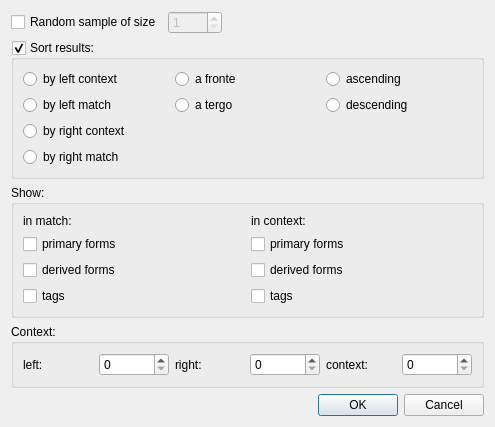
<?xml version="1.0" encoding="UTF-8"?>
<ui version="4.0">
 <class>PoliqarpSettingsDialog</class>
 <widget class="QDialog" name="PoliqarpSettingsDialog">
  <property name="geometry">
   <rect>
    <x>0</x>
    <y>0</y>
    <width>495</width>
    <height>427</height>
   </rect>
  </property>
  <property name="windowTitle">
   <string>Search options</string>
  </property>
  <layout class="QVBoxLayout" name="verticalLayout">
   <item>
    <layout class="QHBoxLayout" name="horizontalLayout">
     <item>
      <widget class="QCheckBox" name="randomSampleCheck">
       <property name="text">
        <string>Random sample of size</string>
       </property>
      </widget>
     </item>
     <item>
      <widget class="QSpinBox" name="randomSampleSpin">
       <property name="enabled">
        <bool>false</bool>
       </property>
       <property name="minimum">
        <number>1</number>
       </property>
       <property name="maximum">
        <number>1000</number>
       </property>
      </widget>
     </item>
     <item>
      <spacer name="horizontalSpacer">
       <property name="orientation">
        <enum>Qt::Horizontal</enum>
       </property>
       <property name="sizeHint" stdset="0">
        <size>
         <width>40</width>
         <height>20</height>
        </size>
       </property>
      </spacer>
     </item>
    </layout>
   </item>
   <item>
    <widget class="QGroupBox" name="sortGroup">
     <property name="title">
      <string>Sort results:</string>
     </property>
     <property name="checkable">
      <bool>true</bool>
     </property>
     <layout class="QGridLayout" name="gridLayout">
      <item row="0" column="0">
       <widget class="QRadioButton" name="leftContextSortRadio">
        <property name="text">
         <string>by left context</string>
        </property>
        <attribute name="buttonGroup">
         <string notr="true">sortColumnGroup</string>
        </attribute>
       </widget>
      </item>
      <item row="0" column="1">
       <widget class="QRadioButton" name="afronteSortRadio">
        <property name="text">
         <string>a fronte</string>
        </property>
        <attribute name="buttonGroup">
         <string notr="true">sortTypeGroup</string>
        </attribute>
       </widget>
      </item>
      <item row="0" column="2">
       <widget class="QRadioButton" name="ascendingSortRadio">
        <property name="text">
         <string>ascending</string>
        </property>
        <attribute name="buttonGroup">
         <string notr="true">sortDirectionGroup</string>
        </attribute>
       </widget>
      </item>
      <item row="1" column="0">
       <widget class="QRadioButton" name="leftMatchSortRadio">
        <property name="text">
         <string>by left match</string>
        </property>
        <attribute name="buttonGroup">
         <string notr="true">sortColumnGroup</string>
        </attribute>
       </widget>
      </item>
      <item row="1" column="1">
       <widget class="QRadioButton" name="atergoSortRadio">
        <property name="text">
         <string>a tergo</string>
        </property>
        <attribute name="buttonGroup">
         <string notr="true">sortTypeGroup</string>
        </attribute>
       </widget>
      </item>
      <item row="1" column="2">
       <widget class="QRadioButton" name="descendingSortRadio">
        <property name="text">
         <string>descending</string>
        </property>
        <attribute name="buttonGroup">
         <string notr="true">sortDirectionGroup</string>
        </attribute>
       </widget>
      </item>
      <item row="2" column="0">
       <widget class="QRadioButton" name="rightContextSortRadio">
        <property name="text">
         <string>by right context</string>
        </property>
        <attribute name="buttonGroup">
         <string notr="true">sortColumnGroup</string>
        </attribute>
       </widget>
      </item>
      <item row="3" column="0">
       <widget class="QRadioButton" name="rightMatchSortRadio">
        <property name="text">
         <string>by right match</string>
        </property>
        <attribute name="buttonGroup">
         <string notr="true">sortColumnGroup</string>
        </attribute>
       </widget>
      </item>
     </layout>
    </widget>
   </item>
   <item>
    <widget class="QGroupBox" name="groupBox">
     <property name="title">
      <string>Show:</string>
     </property>
     <layout class="QGridLayout" name="gridLayout_2">
      <item row="0" column="0">
       <widget class="QLabel" name="label">
        <property name="text">
         <string>in match:</string>
        </property>
       </widget>
      </item>
      <item row="0" column="1">
       <widget class="QLabel" name="label_2">
        <property name="text">
         <string>in context:</string>
        </property>
       </widget>
      </item>
      <item row="1" column="0">
       <widget class="QCheckBox" name="primaryMatchCheck">
        <property name="text">
         <string>primary forms</string>
        </property>
       </widget>
      </item>
      <item row="1" column="1">
       <widget class="QCheckBox" name="primaryContextCheck">
        <property name="text">
         <string>primary forms</string>
        </property>
       </widget>
      </item>
      <item row="2" column="0">
       <widget class="QCheckBox" name="derivedMatchCheck">
        <property name="text">
         <string>derived forms</string>
        </property>
       </widget>
      </item>
      <item row="2" column="1">
       <widget class="QCheckBox" name="derivedContextCheck">
        <property name="text">
         <string>derived forms</string>
        </property>
       </widget>
      </item>
      <item row="3" column="0">
       <widget class="QCheckBox" name="tagMatchCheck">
        <property name="text">
         <string>tags</string>
        </property>
       </widget>
      </item>
      <item row="3" column="1">
       <widget class="QCheckBox" name="tagContextCheck">
        <property name="text">
         <string>tags</string>
        </property>
       </widget>
      </item>
     </layout>
    </widget>
   </item>
   <item>
    <widget class="QGroupBox" name="contextGroup">
     <property name="title">
      <string>Context:</string>
     </property>
     <layout class="QHBoxLayout" name="horizontalLayout_2">
      <item>
       <widget class="QLabel" name="label_5">
        <property name="text">
         <string>left:</string>
        </property>
       </widget>
      </item>
      <item>
       <widget class="QSpinBox" name="leftWidthSpin"/>
      </item>
      <item>
       <widget class="QLabel" name="label_6">
        <property name="text">
         <string>right:</string>
        </property>
       </widget>
      </item>
      <item>
       <widget class="QSpinBox" name="rightWidthSpin"/>
      </item>
      <item>
       <widget class="QLabel" name="label_7">
        <property name="text">
         <string>context:</string>
        </property>
       </widget>
      </item>
      <item>
       <widget class="QSpinBox" name="contextWidthSpin"/>
      </item>
     </layout>
    </widget>
   </item>
   <item>
    <widget class="QDialogButtonBox" name="buttonBox">
     <property name="orientation">
      <enum>Qt::Horizontal</enum>
     </property>
     <property name="standardButtons">
      <set>QDialogButtonBox::Cancel|QDialogButtonBox::Ok</set>
     </property>
    </widget>
   </item>
  </layout>
 </widget>
 <tabstops>
  <tabstop>randomSampleCheck</tabstop>
  <tabstop>randomSampleSpin</tabstop>
  <tabstop>sortGroup</tabstop>
  <tabstop>leftContextSortRadio</tabstop>
  <tabstop>leftMatchSortRadio</tabstop>
  <tabstop>rightContextSortRadio</tabstop>
  <tabstop>rightMatchSortRadio</tabstop>
  <tabstop>afronteSortRadio</tabstop>
  <tabstop>atergoSortRadio</tabstop>
  <tabstop>ascendingSortRadio</tabstop>
  <tabstop>descendingSortRadio</tabstop>
  <tabstop>primaryMatchCheck</tabstop>
  <tabstop>derivedMatchCheck</tabstop>
  <tabstop>tagMatchCheck</tabstop>
  <tabstop>primaryContextCheck</tabstop>
  <tabstop>derivedContextCheck</tabstop>
  <tabstop>tagContextCheck</tabstop>
  <tabstop>leftWidthSpin</tabstop>
  <tabstop>rightWidthSpin</tabstop>
  <tabstop>contextWidthSpin</tabstop>
  <tabstop>buttonBox</tabstop>
 </tabstops>
 <resources/>
 <connections>
  <connection>
   <sender>buttonBox</sender>
   <signal>accepted()</signal>
   <receiver>PoliqarpSettingsDialog</receiver>
   <slot>accept()</slot>
   <hints>
    <hint type="sourcelabel">
     <x>248</x>
     <y>254</y>
    </hint>
    <hint type="destinationlabel">
     <x>157</x>
     <y>274</y>
    </hint>
   </hints>
  </connection>
  <connection>
   <sender>buttonBox</sender>
   <signal>rejected()</signal>
   <receiver>PoliqarpSettingsDialog</receiver>
   <slot>reject()</slot>
   <hints>
    <hint type="sourcelabel">
     <x>316</x>
     <y>260</y>
    </hint>
    <hint type="destinationlabel">
     <x>286</x>
     <y>274</y>
    </hint>
   </hints>
  </connection>
 </connections>
 <buttongroups>
  <buttongroup name="sortColumnGroup"/>
  <buttongroup name="sortTypeGroup"/>
  <buttongroup name="sortDirectionGroup"/>
 </buttongroups>
</ui>
